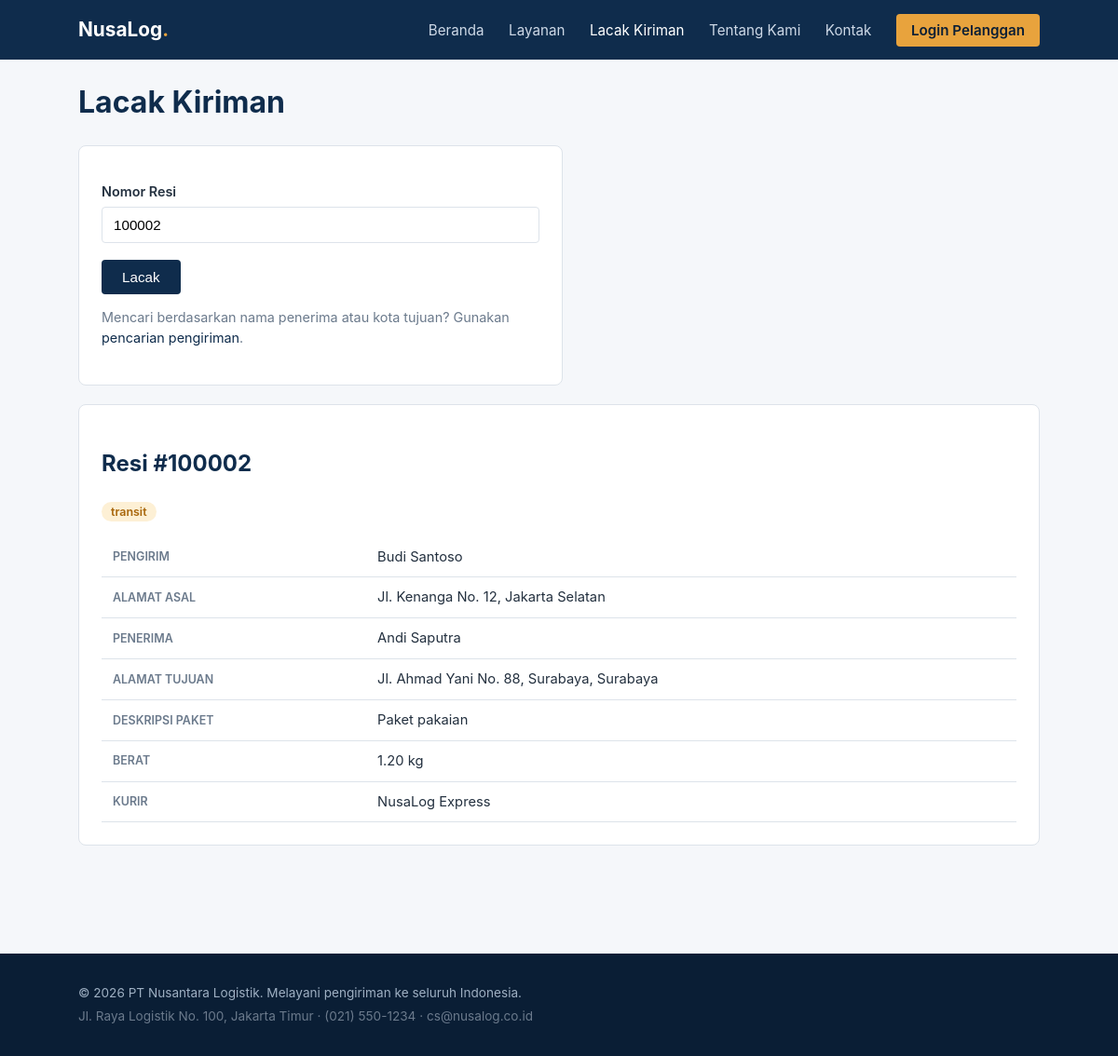
The app's page /track.php?tracking_id=100002 with its own data.
### tables this page shows
CREATE TABLE IF NOT EXISTS shipments (
  id INT AUTO_INCREMENT PRIMARY KEY,
  tracking_id INT NOT NULL UNIQUE,
  customer_id INT NOT NULL,
  sender_name VARCHAR(100) NOT NULL,
  sender_address VARCHAR(255) NOT NULL,
  recipient_name VARCHAR(100) NOT NULL,
  recipient_address VARCHAR(255) NOT NULL,
  recipient_city VARCHAR(100) NOT NULL,
  package_description VARCHAR(255) NOT NULL,
  weight_kg DECIMAL(6,2) NOT NULL DEFAULT 1.00,
  status ENUM('diproses','dikirim','transit','terkirim','gagal') NOT NULL DEFAULT 'diproses',
  courier VARCHAR(50) NOT NULL DEFAULT 'NusaLog Express',
  internal_remarks TEXT NULL,
  created_at DATETIME DEFAULT CURRENT_TIMESTAMP,
  CONSTRAINT fk_shipments_customer FOREIGN KEY (customer_id) REFERENCES customers(id)
);

### www/track.php (the view, shortened to what this page needs)
<?php
$conn = nusalog_db();
$trackingId = $_GET['tracking_id'] ?? '';
$shipment = null;
$notFound = false;
if ($trackingId !== '') {
    $stmt = $conn->prepare('SELECT * FROM shipments WHERE tracking_id = ? LIMIT 1');
    $stmt->bind_param('i', $trackingId);
    $stmt->execute();
    $shipment = $stmt->get_result()->fetch_assoc();
    $notFound = !$shipment;
}
include __DIR__ . '/includes/header.php';
?>
<h1>Lacak Kiriman</h1>
<div class="card" style="max-width:520px;">
  <form method="get" action="track.php">
    <label for="tracking_id">Nomor Resi</label>
    <input type="text" id="tracking_id" name="tracking_id" placeholder="Contoh: 100001" value="<?= htmlspecialchars((string) $trackingId) ?>" required>
    <button type="submit">Lacak</button>
  </form>
  <p class="muted" style="margin-top:14px;">Mencari berdasarkan nama penerima atau kota tujuan? Gunakan <a href="search.php">pencarian pengiriman</a>.</p>
</div>
<?php if ($notFound): ?>
  <div class="alert alert-error">Nomor resi tidak ditemukan.</div>
<?php elseif ($shipment): ?>
  <div class="card">
    <h2>Resi #<?= htmlspecialchars((string) $shipment['tracking_id']) ?></h2>
    <span class="status-pill status-<?= htmlspecialchars($shipment['status']) ?>"><?= htmlspecialchars($shipment['status']) ?></span>
    <table style="margin-top:16px;">
      <tr><th>Pengirim</th><td><?= htmlspecialchars($shipment['sender_name']) ?></td></tr>
      <tr><th>Alamat Asal</th><td><?= htmlspecialchars($shipment['sender_address']) ?></td></tr>
      <tr><th>Penerima</th><td><?= htmlspecialchars($shipment['recipient_name']) ?></td></tr>
      <tr><th>Alamat Tujuan</th><td><?= htmlspecialchars($shipment['recipient_address']) ?>, <?= htmlspecialchars($shipment['recipient_city']) ?></td></tr>
      <tr><th>Deskripsi Paket</th><td><?= htmlspecialchars($shipment['package_description']) ?></td></tr>
      <tr><th>Berat</th><td><?= htmlspecialchars((string) $shipment['weight_kg']) ?> kg</td></tr>
      <tr><th>Kurir</th><td><?= htmlspecialchars($shipment['courier']) ?></td></tr>
    </table>
  </div>
<?php endif; ?>
<?php include __DIR__ . '/includes/footer.php'; ?>

### www/assets/css/style.css (style rules this page uses)
:root { --navy: #0f2c4c; --navy-dark: #0a1e35; --accent: #e8a33d; --bg: #f5f7fa; --text: #23303f; --muted: #6b7a8c; --card: #ffffff; --border: #dde3ea; }
* { box-sizing: border-box; }
body { margin: 0; font-family: -apple-system, "Segoe UI", Roboto, Arial, sans-serif; background: var(--bg); color: var(--text); line-height: 1.55; }
a { color: var(--navy); text-decoration: none; }
.card { background: var(--card); border: 1px solid var(--border); border-radius: 8px; padding: 24px; margin-bottom: 20px; }
h1, h2, h3 { color: var(--navy); }
.muted { color: var(--muted); font-size: 0.9rem; }
form label { display: block; font-size: 0.9rem; margin: 14px 0 4px; font-weight: 600; }
form input[type=text], form input[type=email], form input[type=password], form textarea { width: 100%; padding: 10px 12px; border: 1px solid var(--border); border-radius: 4px; font-size: 0.95rem; }
form button, .btn { margin-top: 18px; background: var(--navy); color: #fff; border: none; padding: 10px 22px; border-radius: 4px; font-size: 0.95rem; cursor: pointer; }
table { width: 100%; border-collapse: collapse; margin-top: 12px; }
table th, table td { text-align: left; padding: 10px 12px; border-bottom: 1px solid var(--border); font-size: 0.92rem; }
table th { color: var(--muted); font-weight: 600; text-transform: uppercase; font-size: 0.78rem; }
.status-pill { padding: 3px 10px; border-radius: 20px; font-size: 0.78rem; font-weight: 600; }
.status-transit, .status-dikirim { background: #fdf0d5; color: #a8660b; }

### records on screen
shipments: tracking "100002", status "transit", sender_name "Budi Santoso", sender_address "Jl. Kenanga No. 12, Jakarta Selatan", recipient_name "Andi Saputra", recipient_address "Jl. Ahmad Yani No. 88, Surabaya", recipient_city "Surabaya", package_description "Paket pakaian", weight_kg "1.20", courier "NusaLog Express"
